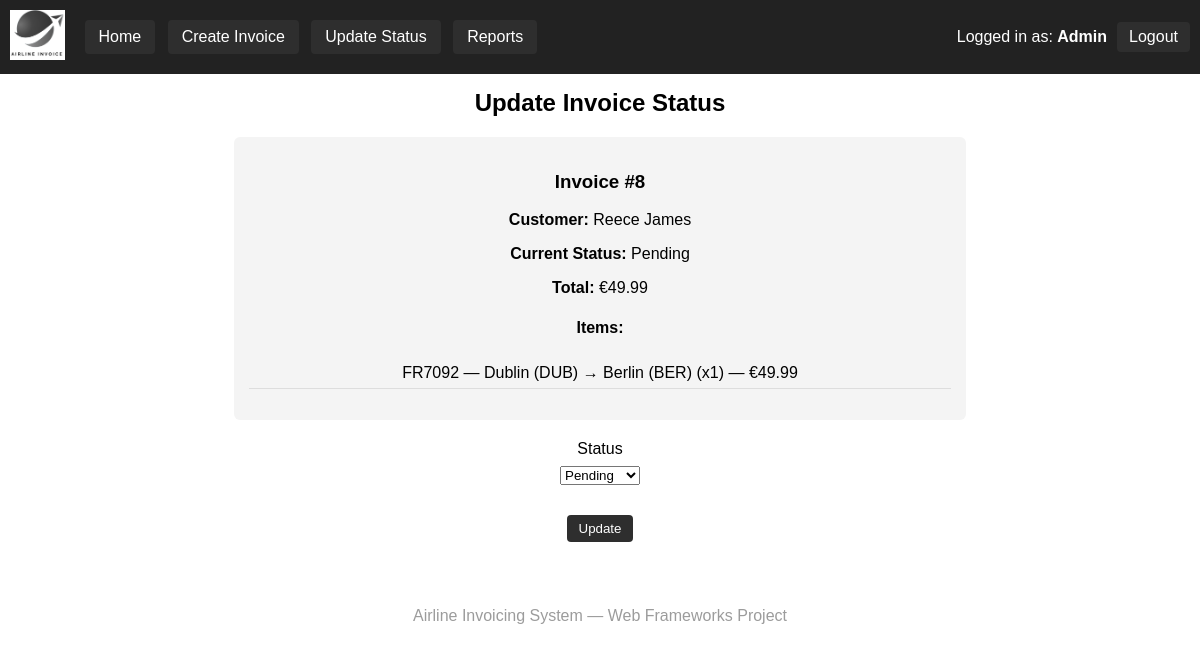
Page /invoices/8/update-status/ (signed in) on the committed database.
### polls/models.py (models this page shows, shortened)
class Invoice(models.Model):
    customer = models.ForeignKey(Customer, on_delete=models.CASCADE)
    created_by = models.ForeignKey(User, on_delete=models.CASCADE)
    date = models.DateField(auto_now_add=True)
    status = models.CharField(max_length=20, default="Pending")
    total = models.DecimalField(max_digits=10, decimal_places=2, default=0)

class Customer(models.Model):
    name = models.CharField(max_length=100)
    email = models.EmailField()

class InvoiceItem(models.Model):
    invoice = models.ForeignKey(Invoice, on_delete=models.CASCADE)
    flight = models.ForeignKey(Flight, on_delete=models.CASCADE)
    quantity = models.PositiveIntegerField(default=1)
    line_total = models.DecimalField(max_digits=10, decimal_places=2)

class Flight(models.Model):
    flight_number = models.CharField(max_length=20)
    origin = models.CharField(max_length=100)
    destination = models.CharField(max_length=100)
    departure_time = models.DateTimeField()
    base_price = models.DecimalField(max_digits=10, decimal_places=2)

### polls/views.py (the view)
# urls.py: path('invoices/<int:invoice_id>/update-status/', views.update_invoice_status, name='update_invoice_status'),
@login_required
def update_invoice_status(request, invoice_id):
    if not user_has_role(request.user, 'Accountant'):
        return render(request, 'no_permission.html')
    invoice = get_object_or_404(Invoice, id=invoice_id)
    if request.method == 'POST':
        new_status = request.POST.get('status')
        invoice.status = new_status
        invoice.save()
        messages.success(request, "Invoice status updated!")
        return redirect('invoice_list')
    return render(request, 'update_invoice_status.html', {'invoice': invoice})

### polls/views.py (called while the page is built)
def user_has_role(user, role_name):
    if user.username == "Admin":
        return True
    return hasattr(user, 'userprofile') and user.userprofile.role == role_name

### polls/templates/update_invoice_status.html (shortened to what this page needs)
{% extends 'base.html' %}
{% block content %}
<h2>Update Invoice Status</h2>
<div style="margin-bottom:20px; padding:15px; background:#f4f4f4; border-radius:6px; width:60%; margin:auto;">
    <h3>Invoice #{{ invoice.id }}</h3>
    <p><strong>Customer:</strong> {{ invoice.customer.name }}</p>
    <p><strong>Current Status:</strong> {{ invoice.status }}</p>
    <p><strong>Total:</strong> €{{ invoice.total }}</p>
    <h4>Items:</h4>
    {% if invoice.invoiceitem_set.all %}
        <ul style="list-style:none; padding:0;">
            {% for item in invoice.invoiceitem_set.all %}
                <li style="padding:6px 0; border-bottom:1px solid #ddd;">
                    {{ item.flight.flight_number }} — {{ item.flight.origin }} → {{ item.flight.destination }}
                    (x{{ item.quantity }}) — €{{ item.line_total }}
                </li>
            {% endfor %}
        </ul>
    {% else %}
        <p>No items added.</p>
    {% endif %}
</div>
<form method="POST">
    <div>
        <label>Status</label><br>
        <select name="status">
            <option value="Pending" {% if invoice.status == "Pending" %}selected{% endif %}>Pending</option>
        </select>
    </div>
    <br>
    <button class="btn">Update</button>
</form>
{% endblock %}

### polls/templates/base.html (shortened to what this page needs)
{% load static %}
<!DOCTYPE html>
<html>
<head>
</head>
<body>
<header>
    <div style="display:flex; align-items:center; gap:20px;">
        <a href="{% url 'invoice_list' %}">
            <img src="{% static 'polls/images/airline.logo.png' %}"
                 alt="Airline Logo"
                 style="height:50px; width:auto;">
        </a>
        <nav>
            {% if user.is_authenticated %}
                {% if user.username == "Admin" %}
                    <a href="{% url 'invoice_list' %}">Home</a>
                    <a href="{% url 'create_invoice' %}">Create Invoice</a>
                    <a href="{% url 'invoice_list' %}">Update Status</a>
                    <a href="{% url 'customer_report' %}">Reports</a>
                {% endif %}
            {% endif %}
        </nav>
    </div>
    {% if user.is_authenticated %}
    <div class="right-side">
        <span>Logged in as: <strong>{{ user.username }}</strong></span>
        <a href="{% url 'logout' %}" class="btn">Logout</a>
    </div>
    {% endif %}
</header>
<div class="container">
    {% block content %}{% endblock %}
</div>
<footer>
    Airline Invoicing System — Web Frameworks Project
</footer>
</body>
</html>

### polls/templates/base.html (style rules this page uses)
body { font-family: Arial; margin: 0; padding: 0; text-align: center; }
header { background: #222; color: white; padding: 10px; display: flex; justify-content: space-between; align-items: center; }
nav a { color: white; background: #2e2e2e; padding: 8px 14px; border-radius: 4px; margin-right: 8px; display: inline-block; text-decoration: none; }
.right-side { display: flex; align-items: center; gap: 10px; border-radius: 4px; }
.container { padding: 15px; }
h1, h2 { margin-top: 0; }
.btn { padding: 6px 12px; background: #2e2e2e; color: white; text-decoration: none; border: none; cursor: pointer; border-radius: 4px; }
form { margin-top: 20px; }
input, select { margin-top: 8px; margin-bottom: 12px; }
footer { margin-top: 40px; padding: 10px; color: #9c9c9c; }

### rows in the picture
Invoice: id "8", customer.name "Reece James", status "Pending", total "49.99"
InvoiceItem: flight.flight_number "FR7092", flight.origin "Dublin (DUB)", flight.destination "Berlin (BER)", quantity "1", line_total "49.99"

### other values in the picture
{{ user.username }} "Admin"
